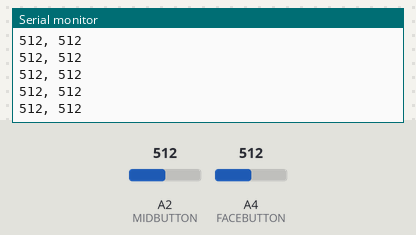
Recording of a sketch running on a simulated Arduino Uno, built with avr-gcc and run on an emulated ATmega328P. Parts: the last lines printed to the serial monitor. The test bench sets the inputs (shaded band); at power-on: A2 (MIDBUTTON) = 512, A4 (FACEBUTTON) = 512.

Above: at 1.2 s.
1.3 s: A2 (MIDBUTTON) set to 716
At 1.31 s:
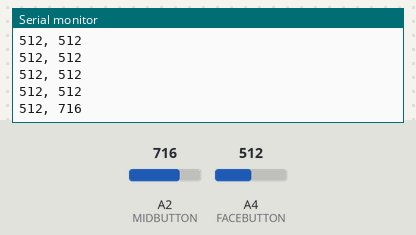
2.8 s: A4 (FACEBUTTON) set to 716
At 2.82 s:
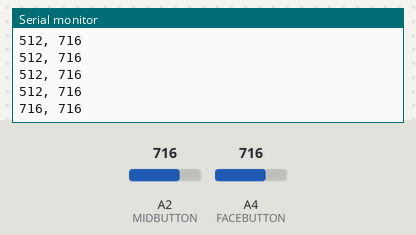
4.3 s: A2 (MIDBUTTON) set to 900
At 4.33 s:
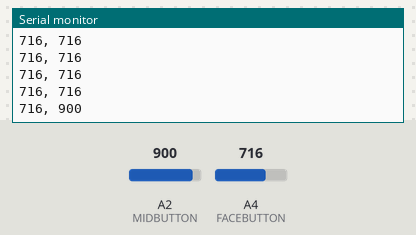
5.8 s: A4 (FACEBUTTON) set to 900
At 5.84 s:
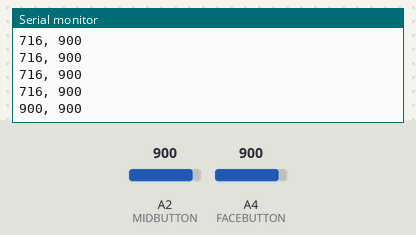
Timing chart, 0 to 8.3 s (numbered marks = the images above; inputs shaded):
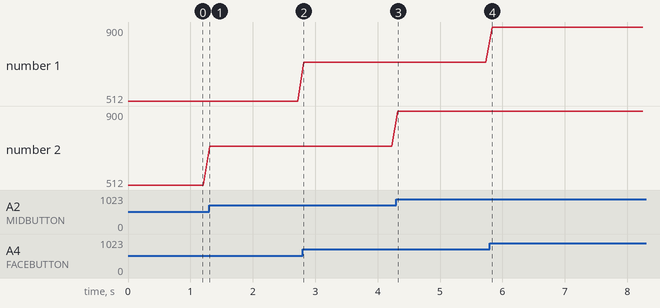

The sketch:

ButtonTests.ino
```cpp
/*
    _   _    _____  __ __      _____   ___  ___  _    _____   __
   /_\ | |  | __\ \/ / \ \    / / _ \ / _ \|   \| |  | __\ \ / /
  / _ \| |__| _| >  <   \ \/\/ / (_) | (_) | |) | |__| _| \ V /
 /_/ \_\____|___/_/\_\   \_/\_/ \___/ \___/|___/|____|___| |_|

*/

// CONSTANTS //
#define FACEBUTTON 4
#define MIDBUTTON 2

// GLOBALS //


void setup()
{
  pinMode(FACEBUTTON, INPUT);
  pinMode(MIDBUTTON, INPUT);
  Serial.begin(115200);
}

void loop()
{
  Serial.print(analogRead(FACEBUTTON));
  Serial.print(", ");
  Serial.println(analogRead(MIDBUTTON));
  delay(100);

}
```

Measured:
- after the input at 1.3 s, the serial monitor: prints a new line at once (image 1)
- after the input at 2.8 s, the serial monitor: prints a new line at once (image 2)
- after the input at 4.3 s, the serial monitor: prints a new line at once (image 3)
- after the input at 5.8 s, the serial monitor: prints a new line at once (image 4)
- plotted number 2: 512 → 716 after the input at 1.3 s, 716 → 900 after the input at 4.3 s
